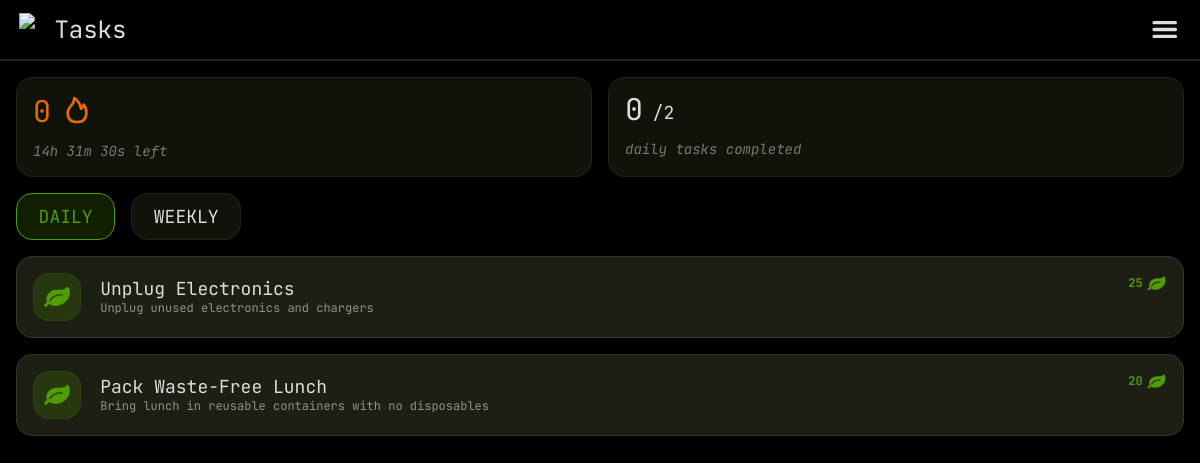
Page /tasks.php (signed in) on the committed database.
### tables this page shows
CREATE TABLE TASK (
    ID VARCHAR(50) PRIMARY KEY,
    title VARCHAR(500),
    description VARCHAR(2000),
    curator_instructions VARCHAR(500),
    active BOOLEAN,

    target INT,
    excess_limit INT,
    reward_rate INT,
    goal_type VARCHAR(100),
    goal_contribution DECIMAL(20,10),
    

    occurance_type VARCHAR(10),
    schedule INT,

    FOREIGN KEY (goal_type) REFERENCES GOAL_TYPE(ID)
);

### api/users/contribution.php (called while the page is built, shortened)
<?php
function user_get_streak($username)
{
    include dirname(__DIR__) . '/conn.php';
    $query = "SELECT DISTINCT FLOOR(submitted_timestamp / 86400) as day
              FROM SUBMISSION WHERE user = '$username' ORDER BY day DESC";
    $query_result = mysqli_query($dbConnection, $query);
    $today = floor(time() / (86400));
    $expected_day = $today - 1;
    return $today - $expected_day - 1;
}
function user_check_already_submitted_today($username)
{
    include dirname(__DIR__) . '/conn.php';
    $today = floor(time() / 86400);
    $dayStart = $today * 86400;
    $dayEnd = ($today + 1) * 86400;
    $query = "SELECT COUNT(*) as count FROM SUBMISSION
              WHERE user = '$username'
              AND submitted_timestamp BETWEEN $dayStart AND $dayEnd";
    $result = mysqli_query($dbConnection, $query);
    $row = mysqli_fetch_assoc($result);
    return intval($row['count']) > 0;
}

### api/task/functions.php (called while the page is built, shortened)
<?php
function task_fetch_daily_tasks()
{
    include dirname(__DIR__) . '/conn.php';
    $dayOfWeek = (intval(date('N')) - 1) % 7;
    $query = "SELECT * FROM task WHERE occurance_type = 'daily' AND (schedule & (1 << $dayOfWeek)) != 0 AND active = 1";
    $result = mysqli_query($dbConnection, $query);
    return mysqli_fetch_all($result, MYSQLI_ASSOC);
}
function task_fetch_weekly_tasks()
{
    include dirname(__DIR__) . '/conn.php';
    include dirname(__DIR__) . '/utils/time_util.php';
    $currentWeek = getEpochWeek(time() * 1000);
    $query = "SELECT * FROM task WHERE occurance_type = 'weekly' AND schedule = $currentWeek AND active = 1";
    $result = mysqli_query($dbConnection, $query);
    return mysqli_fetch_all($result, MYSQLI_ASSOC);
}
function task_fetch_all_ongoing()
{
    return array_merge(task_fetch_daily_tasks(), task_fetch_weekly_tasks());
}
function task_already_submitted($taskID, $username)
{
    include dirname(__DIR__) . '/conn.php';
    $taskQuery = "SELECT occurance_type FROM task WHERE ID = '$taskID'";
    $taskResult = mysqli_query($dbConnection, $taskQuery);
    $task = mysqli_fetch_assoc($taskResult);
    if ($task['occurance_type'] == 'weekly') {
        include_once dirname(__DIR__) . '/utils/time_util.php';
        $currentWeek = getEpochWeek(time() * 1000);
        $weekStart = ($currentWeek * 7 - 3) * 86400;
        $weekEnd = (($currentWeek + 1) * 7 - 3) * 86400;
        $query = "SELECT * FROM submission
                  WHERE submission.submitted_timestamp BETWEEN $weekStart AND $weekEnd
                  AND submission.user = '$username'
                  AND submission.task_ID = '$taskID'";
    } else {
        $day = intval(time() / 86400);
        $dayStart = $day * 86400;
        $dayEnd = ($day + 1) * 86400;
        $query = "SELECT * FROM submission
                  WHERE submission.submitted_timestamp BETWEEN $dayStart AND $dayEnd
                  AND submission.user = '$username'
                  AND submission.task_ID = '$taskID'";
    }
    $result = mysqli_query($dbConnection, $query);
    return mysqli_num_rows($result) > 0;
}

### api/utils/time_util.php (called while the page is built)
<?php
function getEpochWeek($time)
{
    return intval((($time / (86400 * 1000)) + 3) / 7);
}

### tasks.php (the view, shortened to what this page needs)
<?php
include "./api/task/functions.php";
include "./api/users/contribution.php";
include "./api/credentials.php";
include "./api/users/functions.php";
$tasks = task_fetch_all_ongoing();
?>
<!DOCTYPE html>
<html lang="en">
<head>
    <link rel="stylesheet" href="./styles/tasks.css">
    <link rel="stylesheet" href="./styles/style.css">
</head>
<body>
    <?php $headerTitle = "Tasks";
    include './components/header.php'; ?>
    <div id="cards">
        <div class="border">
            <span>
                <h2><?php echo user_get_streak($username) ?></h2>
                <img src="./assets/fire.svg">
            </span>
            <?php echo (user_check_already_submitted_today($username) ? "<h5>completed!</h5>" : "<h5 class='countdown'></h5>") ?>
        </div>
        <div class="border">
            <span>
                <h2 id=""><?php echo count(array_filter($tasks, function ($v, $_) {
                                global $username;
                                return ($v['occurance_type'] == 'daily') && task_already_submitted($v['ID'], $username);
                            }, ARRAY_FILTER_USE_BOTH)) ?></h2>
                <h4 id=""><?php echo "/" . count(array_filter($tasks, function ($v, $_) {
                                return ($v['occurance_type'] == 'daily');
                            }, ARRAY_FILTER_USE_BOTH)) ?></h4>
            </span>
            <h5>daily tasks completed</h5>
        </div>
    </div>
    <div id="filters" data-filter='daily'>
        <h4 id="daily" class="border" onclick="toggleFilter('daily')">
            DAILY
        </h4>
        <h4 id="weekly" class="border" onclick="toggleFilter('weekly')">
            WEEKLY
        </h4>
    </div>
    <div id="container">
        <?php foreach (
            array_filter($tasks, function ($v, $_) {
                global $username;
                return !task_already_submitted($v['ID'], $username);
            }, ARRAY_FILTER_USE_BOTH) as $row
        ): ?>
            <a class="task-card" id="<?php echo $row['occurance_type'] ?>" href="./task_submission.php?ID=<?php echo urlencode($row['ID']) ?>">
                <img id="icon" class="border" src="./assets/leaf.svg">
                <div id="details">
                    <h4><?php echo $row['title'] ?></h4>
                    <h6><?php echo $row['description'] ?></h6>
                </div>
                <div id="points">
                    <h6><?php echo $row['target'] * $row['reward_rate'] ?></h6>
                    <img src="./assets/leaf.svg">
                </div>
            </a>
        <?php endforeach; ?>
    </div>
</body>
</html>

### styles/style.css (style rules this page uses)
:root { --text: #ddd; --secondary-text: #7f7f7f; --background: #000; --background-secondary: #101309; --tertiary: #34352d; --tertiary-background: #1d1f15; --accent: #519C03; --accent-background: color-mix(in srgb, var(--accent) 20%, transparent 80%); --accent-border: color-mix(in srgb, var(--accent) 10%, transparent 90%); --daily: #3B82F6; --daily-background: color-mix(in srgb, var(--daily), transparent 80%); --weekly: #8B5CF6; --weekly-background: color-mix(in srgb, var(--weekly), transparent 80%); --streak: #e76c00; --error: #E7000B; --error-secondary: #3A170F; --border-color: #202318; --border-radius: 16px; --border-width: 1px; --title-size: 6rem; --screen-padding: 2rem; --block-padding: 1rem; --submission-card-width: 30em; --pending: #F0B000; --pending-background: color-mix(in srgb, var(--pending), transparent 80%); --approved: var(--accent); --approved-background: var(--accent-background); --rejected: var(--error); --rejected-background: var(--error-secondary); }
html, body, head { background: black; }
h1, h2, h3, h4, h5, h6, p, input, textarea, select, option, button, a, span, button, label, small, p { font-family: 'Jetbrains Mono'; font-weight: 400; color: var(--text); }
h2 { font-size: 1.875rem; }
h4 { font-size: 1.125rem; }
h5 { font-size: 0.875rem; }
h6 { font-size: 0.75rem; }
.border, .progressbar, .task-card, .task-card-detailed, .submission-card, .task-minimal-card, .task-selector-card { background: var(--background-secondary); border-style: solid; border-width: var(--border-width); border-color: var(--border-color); border-radius: var(--border-radius); padding: var(--block-padding); }

### rows in the picture
task: title "Unplug Electronics", description "Unplug unused electronics and chargers", $row['target'] * $row['reward_rate'] "25"
task: title "Pack Waste-Free Lunch", description "Bring lunch in reusable containers with no disposables", $row['target']*$row['reward_rate'] "20"

### other values in the picture
$headerTitle "Tasks"
user_get_streak($username) "0"
